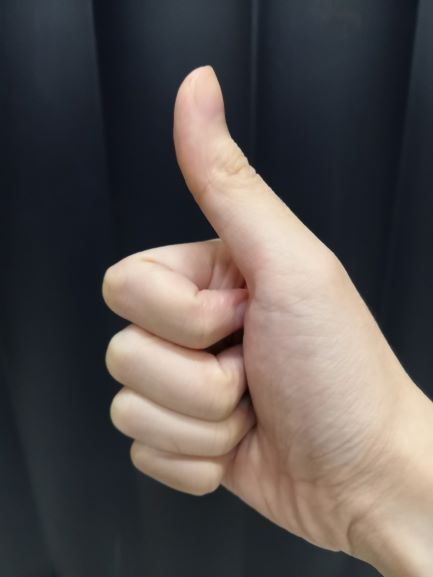
#> input picture 1.jpg, 433 x 577 px, given in place of tae.jpg, which was not available
$ python hw3.py   (older library calls are emulated)
#> lines starting #> are read from the running program, lines starting #| are printed output that depends on the picture; after the words box and inside, x2 and y2 are one past the last pixel; in counts of white or black regions, pixels touching at a corner belong together; pictures that were not available may be replaced by others from this repository, and a replacement may not be noted
import cv2
import numpy as np

def canny(img):

    # GaussianBlur
    img = cv2.GaussianBlur(img,(5,5),0)
    rows,cols = img.shape
    # grad = np.zeros(img.shape,np.float32)
    # theta = np.zeros(img.shape,np.float32)

    # Sobel
    sobelx = cv2.Sobel(np.float32(img),cv2.CV_64F,1,0,ksize=3)
    sobely = cv2.Sobel(np.float32(img),cv2.CV_64F,0,1,ksize=3)

    # sobelx = cv2.convertScaleAbs(sobelx)             # 取絕對值
    # sobely = cv2.convertScaleAbs(sobely)             # 取絕對值
    # grad, theta = cv2.cartToPolar(sobelx, sobely, angleInDegrees = True)

    grad = np.hypot(sobelx,sobely)      #梯度 sqrt(x*x + y*y)
    theta = np.arctan2(sobelx, sobely)       # direction
    theta = np.rad2deg(theta)                # 180 * x / pi
    # print(theta)

    # separate to 0° 45° 90° -45°
    for i in range(1,rows - 2):
        for j in range(1, cols - 2):
            if ( theta[i,j] >= -22.5 and theta[i,j]<= 22.5 ) or( theta[i,j] <= -157.5 and theta[i,j] >= -180 ) or( theta[i,j] >= 157.5 and theta[i,j] <= 180 ):
                theta[i,j] = 0.0
            elif ( theta[i,j] >= 22.5 and theta[i,j]< 67.5 ) or( theta[i,j] <= -112.5 and theta[i,j] > -157.5 ):
                theta[i,j] = 45.0
            elif ( theta[i,j] >= 67.5 and theta[i,j]< 112.5 ) or( theta[i,j] <= -67.5 and theta[i,j] > -112.5 ):
                theta[i,j] = 90.0
            elif ( theta[i,j] >= 112.5 and theta[i,j]< 157.5 ) or( theta[i,j] <= -22.5 and theta[i,j] > -67.5 ):
                theta[i,j] = -45.0

    # NMS 3*3 方向上最大
    NMS = np.zeros(grad.shape)
    for i in range(1,rows-1):
        for j in range(1,cols-1):
            if (theta[i,j] == 0.0) and (grad[i,j] == np.max([grad[i,j],grad[i+1,j],grad[i-1,j]]) ):
                    NMS[i,j] = grad[i,j]

            if (theta[i,j] == -45.0) and grad[i,j] == np.max([grad[i,j],grad[i-1,j-1],grad[i+1,j+1]]):
                    NMS[i,j] = grad[i,j]

            if (theta[i,j] == 90.0) and  grad[i,j] == np.max([grad[i,j],grad[i,j+1],grad[i,j-1]]):
                    NMS[i,j] = grad[i,j]

            if (theta[i,j] == 45.0) and grad[i,j] == np.max([grad[i,j],grad[i-1,j+1],grad[i+1,j-1]]):
                    NMS[i,j] = grad[i,j]

    # TL/TH and eight connections
    result = np.zeros(NMS.shape)
    TL = 50
    TH = 100
    for i in range(1,rows-1):
        for j in range(1,cols-1):
            if NMS[i,j] < TL:
                result[i,j] = 0
            elif NMS[i,j] > TH:
                result[i,j] = 255
            elif NMS[i+1,j] < TH or NMS[i-1,j] < TH or NMS[i,j+1] < TH or NMS[i,j-1] < TH or NMS[i-1, j-1] < TH or  NMS[i-1, j+1] < TH or NMS[i+1, j+1] < TH  or  NMS[i+1, j-1] < TH:
                result[i,j] = 255
    return result

img1 = cv2.imread('C:\\Users\\user\\pythontmp\\tae.jpg')
#> img1 is the input picture: shape (577, 433, 3); mean B, G, R 79.7, 81.5, 87.8
#house
img1 = cv2.resize(img1, (392, 512), interpolation=cv2.INTER_AREA)
#> img1: shape (512, 392, 3)
#church
# img1 = cv2.resize(img1, (512, 392), interpolation=cv2.INTER_AREA)
# people
# img1 = cv2.resize(img1, (392, 512), interpolation=cv2.INTER_AREA)
sign = cv2.imread('C:\\Users\\user\\pythontmp\\b.jpg')
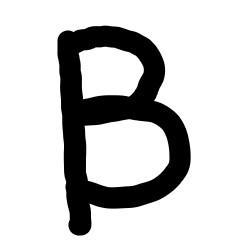
#> input picture b.jpg, 250 x 250 px, found by its file name
#> sign is the input picture: shape (250, 250, 3); min 0, max 255, mean 204.3
sign = cv2.resize(sign, (50, 50), interpolation=cv2.INTER_AREA)
#> sign: shape (50, 50, 3)
rows,cols,channels = sign.shape
#> rows = 50; cols = 50; channels = 3
roi = img1[0:rows, 0:cols ]
signgray = cv2.cvtColor(sign,cv2.COLOR_BGR2GRAY)
ret, mask = cv2.threshold(signgray, 175, 255, cv2.THRESH_BINARY)
#> mask: shape (50, 50); 78.7% white; 1 black region, box (x1, y1, x2, y2) and area: (11, 5, 38, 47) 532
mask_inv = cv2.bitwise_not(mask)   # 反位運算
#> mask_inv: shape (50, 50); 21.3% white; 1 white region, box (x1, y1, x2, y2) and area: (11, 5, 38, 47) 532
img1_bg = cv2.bitwise_and(roi,roi,mask = mask)  # 在img1上面，將sign和mask and 使值為0
sign_fg = cv2.bitwise_and(sign,sign,mask = mask_inv)    # 取 roi 中與 mask_inv 中不為零的值對應的畫素的值，其他值為 0
dst = cv2.add(img1_bg,sign_fg)
img1[0:rows, 0:cols ] = dst
cv2.imwrite('output.jpg', img1)


img = cv2.imread("output.jpg")
# img = cv2.resize(img, (392, 512), interpolation=cv2.INTER_AREA)
img = cv2.cvtColor(img, cv2.COLOR_BGR2GRAY)
#> img: shape (512, 392)
resCanny = canny(img)
#> in canny, `sobelx = cv2.Sobel(np.float32(img),cv2.CV_64F,1,0,ksize=3)`:
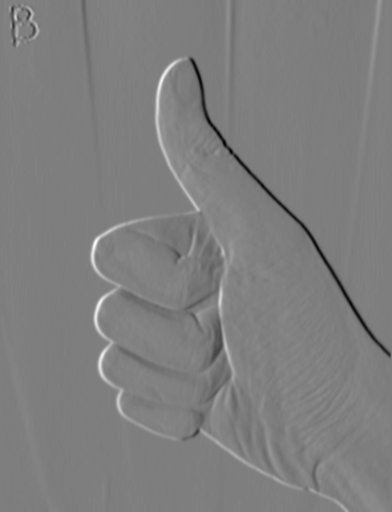
#> sobelx: shape (512, 392) float64; min -360, max 365, mean 1.2; drawn with min black and max white
#> in canny, `sobely = cv2.Sobel(np.float32(img),cv2.CV_64F,0,1,ksize=3)`:
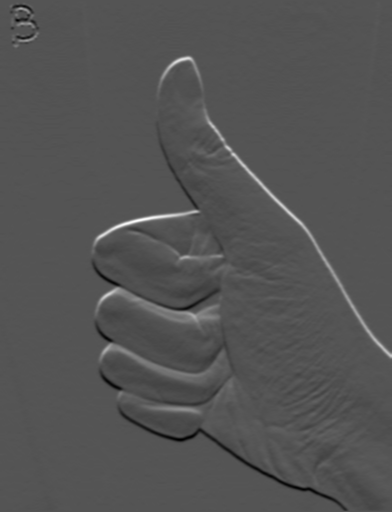
#> sobely: shape (512, 392) float64; min -220, max 446, mean 0.1; drawn with min black and max white
#> after the loop in canny, `for i in range(1,rows - 2):`:
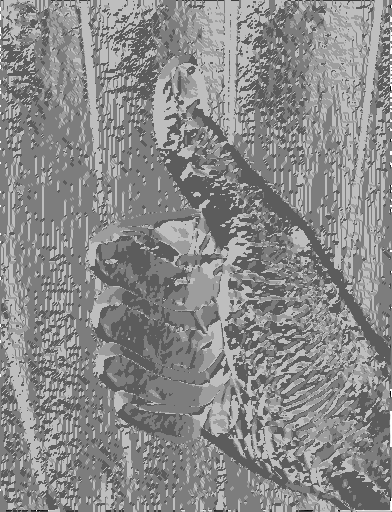
#> theta: shape (512, 392) float64; min -173.7, max 180, mean 18.2; drawn with min black and max white
#> after the loop in canny, `for i in range(1,rows-1):`:
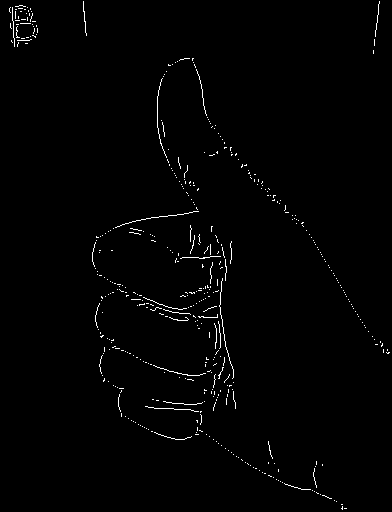
#> result: shape (512, 392) float64; 1.1% white in thin lines or dots
cv2.imshow("canny",resCanny)
edges = cv2.Canny(img,50,150,apertureSize = 3)
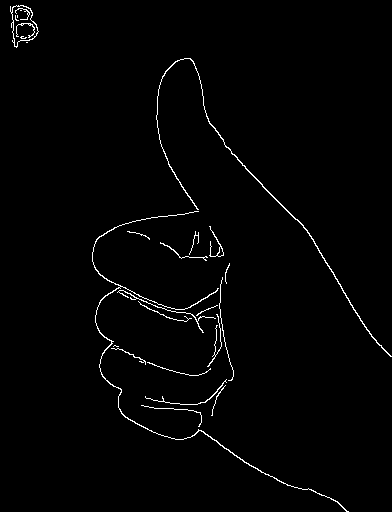
#> edges: shape (512, 392); 1.4% white in thin lines or dots
# cv2.imshow("d",edges)


# Hough Transform
lines = cv2.HoughLinesP(edges,1,np.pi/180,100,minLineLength=50,maxLineGap=10)
#> lines = [[242, 165, 307, 230]]
for line in lines:
    x1, y1, x2, y2 = line[0]
    cv2.line(resCanny, (x1, y1), (x2, y2), (255, 255, 255), 2)
#> this loop made 1 pass
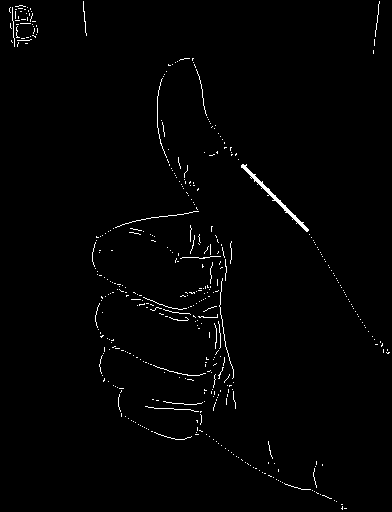
#> resCanny: shape (512, 392) float64; 1.3% white in thin lines or dots
# Show result
# cv2.imwrite('output.jpg', resCanny)
cv2.imshow("Hough transform",resCanny)
# print(resCanny.shape)


cv2.waitKey(0)
cv2.destroyAllWindows()
